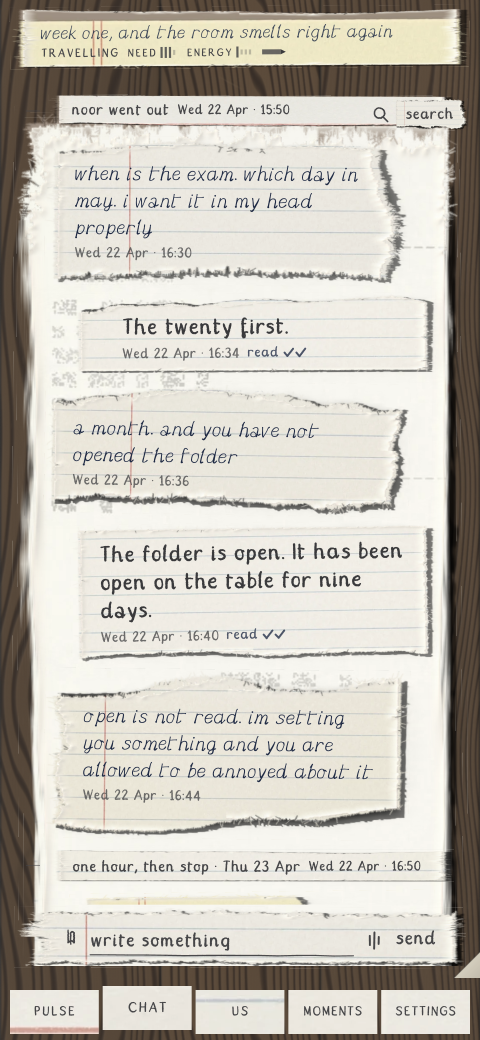
#> input picture evidence/02_chat.png, 1440 x 3120 px, found by its file name (shown at 1/3 size)
$ python hand.py evidence/02_chat.png --out evidence/logs/hand.json
#> lines starting #> are read from the running program, lines starting #| are printed output that depends on the picture; after the words box and inside, x2 and y2 are one past the last pixel; in counts of white or black regions, pixels touching at a corner belong together
#> in main, im is the input picture: PIL image 1440x3120 RGBA; mean R, G, B, A 199.1, 194.7, 185.4, 255
#!/usr/bin/env python3
"""Are the letters on the page actually different from each other?

    python3 tools/check/hand.py evidence/02_chat.png --out evidence/logs/hand.json

The handwriting fonts carry several variants of every glyph and a calt feature that cycles them,
and for two cycles that was true of the font file and false of the page: the variants differed by
less than a device pixel, so a critic laying one 'e' over the next found them identical (IoU
0.998). This reads the same 300 percent crop the critics are handed and does what they did — finds
every mark of ink, normalises each to the same box, and lays every pair of similar-sized marks over
each other. Two glyphs of the same letter from a hand that varies should not fit each other; two
from a font that does not will.

What is reported is the distribution of the best fit each mark has among the others, and how many
marks have a near-twin (IoU above 0.85). The pass condition is that no more than a small share of
marks have one: a real hand repeats itself a little, a font repeats itself exactly.
"""
import argparse
import json
import pathlib
import sys

import numpy as np
from PIL import Image

TWIN = 0.85
BOX = 24


def ink_mask(im):
    """Ink: dark pixels on paper. The desk is dark too, so first the paper is found — the bright
    pixels, grown a little so a letter's own pixels count as inside it — and only what is dark
    inside the paper is ink. On the 300 percent crop half the frame was desk, and every pixel of
    it was read as one enormous mark."""
    grey = np.asarray(im.convert("L")).astype(float)
    paper = grey > 170
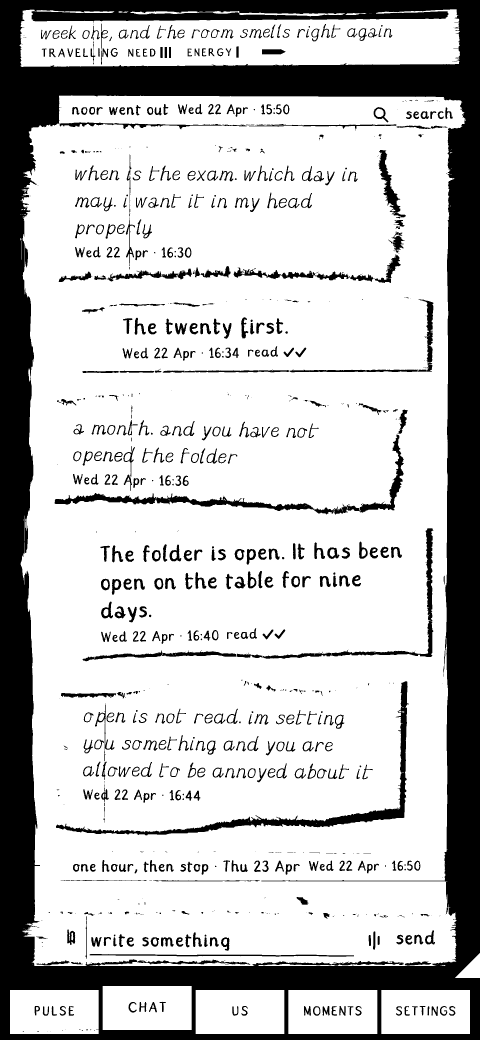
#> paper: shape (3120, 1440) bool (shown at 1/3 size); 75.1% white; 891 black regions (296 under 20 px), largest, box (x1, y1, x2, y2) and area: (0, 0, 1440, 3120) 877592, (168, 2044, 1227, 2506) 23981, (164, 1305, 1212, 1544) 18847
    # grow the paper region over the letters written on it: a letter is at most ~70 px tall at
    # 3x, so a box of that order closes the gaps
    from PIL import ImageFilter
    grown = Image.fromarray((paper * 255).astype(np.uint8)).filter(ImageFilter.MaxFilter(31))
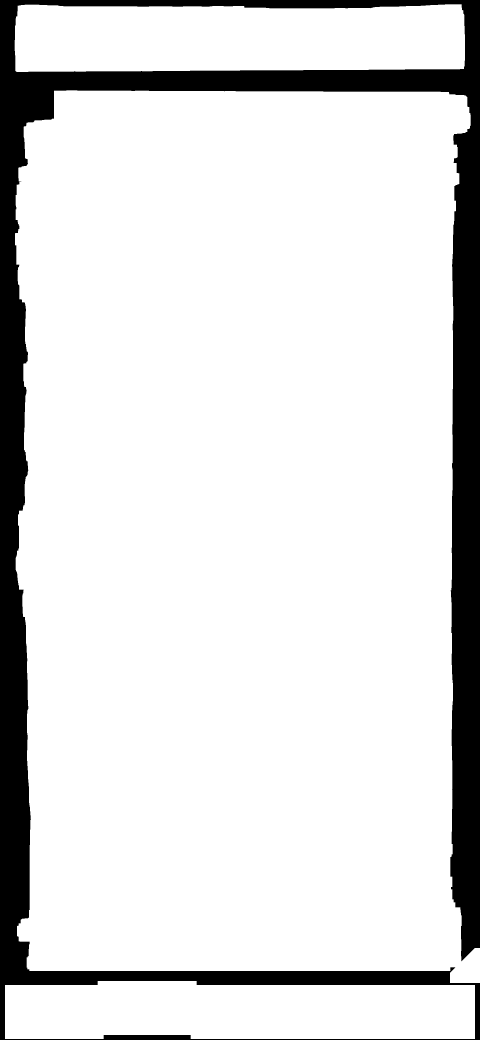
#> grown: PIL image 1440x3120 L (shown at 1/3 size); 86.6% white; 1 black region, box (x1, y1, x2, y2) and area: (0, 0, 1440, 3120) 603610
    grown = np.asarray(grown) > 127
    # and shrink back so the paper's own edge (the torn fibres against the desk) is not inside
    shrunk = Image.fromarray((grown * 255).astype(np.uint8)).filter(ImageFilter.MinFilter(15))
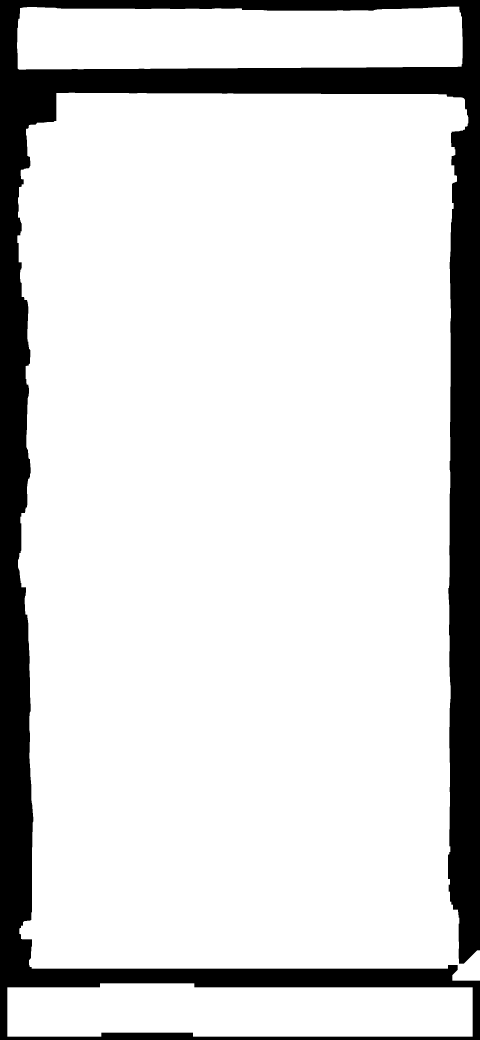
#> shrunk: PIL image 1440x3120 L (shown at 1/3 size); 84.2% white; 1 black region, box (x1, y1, x2, y2) and area: (0, 0, 1440, 3120) 708897
    inside = np.asarray(shrunk) > 127
    return inside & (grey < 120)
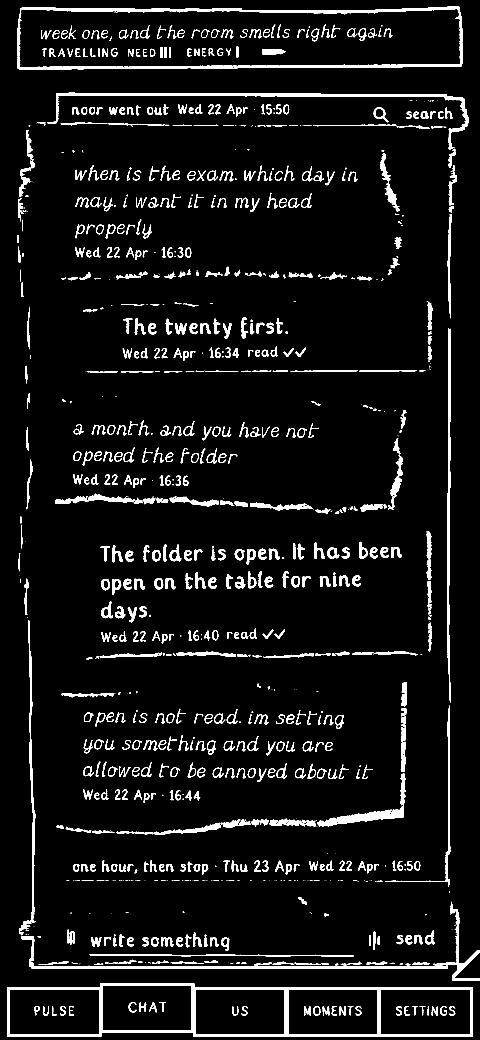
#> returned value: shape (3120, 1440) bool (shown at 1/3 size); 6.2% white; 964 white regions (266 under 20 px), largest, box (x1, y1, x2, y2) and area: (22, 2950, 1418, 3110) 30616, (87, 2802, 1440, 2942) 12918, (169, 278, 1405, 449) 11398


def components(mask, min_px=30, max_frac=0.2):
    """Connected marks of ink, four-connected, with their bounding boxes."""
#> called with min_px = 30, max_frac = 0.2
    h, w = mask.shape
#> h = 3120; w = 1440
    labels = np.zeros((h, w), dtype=np.int32)
    marks = []
    n = 0
    ys, xs = np.nonzero(mask)
    for y0, x0 in zip(ys, xs):
        if labels[y0, x0]:
            continue
        n += 1
        stack = [(y0, x0)]
        labels[y0, x0] = n
        pts = []
        while stack:
            y, x = stack.pop()
            pts.append((y, x))
            for dy, dx in ((1, 0), (-1, 0), (0, 1), (0, -1)):
                yy, xx = y + dy, x + dx
                if 0 <= yy < h and 0 <= xx < w and mask[yy, xx] and not labels[yy, xx]:
                    labels[yy, xx] = n
                    stack.append((yy, xx))
        if len(pts) < min_px:
            continue
        arr = np.array(pts)
        top, left = arr.min(axis=0)
        bottom, right = arr.max(axis=0)
        if (bottom - top) > h * max_frac or (right - left) > w * max_frac:
            continue      # a rule line or a tear edge, not a letter
        box = np.zeros((bottom - top + 1, right - left + 1), dtype=bool)
        box[arr[:, 0] - top, arr[:, 1] - left] = True
        for piece, offset in split_joined(box):
            if piece.sum() >= min_px:
                marks.append({"top": int(top), "left": int(left + offset), "h": int(piece.shape[0]),
                              "w": int(piece.shape[1]), "box": piece})
#> this loop made 277683 passes
#> (y0, x0) on passes 2 to 4: (20, 1343), (20, 1344), (20, 1345)
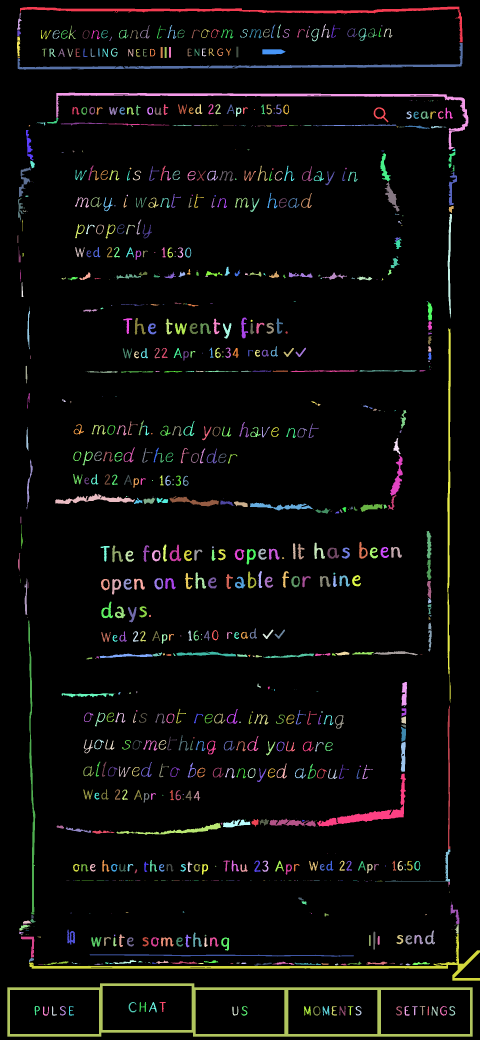
#> labels: shape (3120, 1440) int32 (shown at 1/3 size); 1003 distinct labels, from 0 to 1002; one colour per label, 0 black
#> after the loop, marks = 678 items; n = 1002
    return marks


def split_joined(box):
    """A word in a joined hand is one component. Letters join through thin strokes, so the
    component is cut wherever a column carries almost no ink, and each run between cuts is a mark.
    A thin-column cut does not separate letters that overlap in x — nothing short of a reading
    would — and what is left joined is compared as the shape it is."""
    cols = box.sum(axis=0)
    if box.shape[1] < 2 * box.shape[0] * 0.8:
        return [(box, 0)]      # about as wide as tall: one letter
    typical = np.median(cols[cols > 0]) if (cols > 0).any() else 0
    thin = cols <= max(1, typical * 0.22)
    pieces = []
    start = None
    for x in range(box.shape[1] + 1):
        inside = x < box.shape[1] and not thin[x]
        if inside and start is None:
            start = x
        elif not inside and start is not None:
            if x - start >= 3:
                sub = box[:, start:x]
                rows = np.nonzero(sub.any(axis=1))[0]
                sub = sub[rows.min():rows.max() + 1]
                pieces.append((sub, start))
            start = None
    return pieces or [(box, 0)]


def normalised(box):
    im = Image.fromarray((box * 255).astype(np.uint8)).resize((BOX, BOX), Image.BILINEAR)
    return np.asarray(im) > 127


def iou(a, b):
    inter = np.logical_and(a, b).sum()
    union = np.logical_or(a, b).sum()
    return float(inter / union) if union else 0.0


def main():
    ap = argparse.ArgumentParser()
    ap.add_argument("crop")
    ap.add_argument("--out", default="")
    ap.add_argument("--twin", type=float, default=TWIN)
    ap.add_argument("--max-twin-share", type=float, default=0.25,
                    help="the share of marks allowed a near-twin before the hand is a font")
    args = ap.parse_args()

    path = pathlib.Path(args.crop)
    if not path.exists():
        report = {"crop": str(path), "missing": "no crop to read", "ok": False}
    else:
        with Image.open(path) as im:
            mask = ink_mask(im)
        marks = components(mask)
#> marks = 678 items
        norms = [normalised(m["box"]) for m in marks]
#> in normalised, `return np.asarray(im) > 127`: returned value: shape (24, 24) bool; 36.3% white; 1 white region, box (x1, y1, x2, y2) and area: (0, 0, 24, 24) 209
#> in normalised (call 2), `return np.asarray(im) > 127`: returned value: shape (24, 24) bool; 20.1% white in thin lines or dots
#> in normalised (call 3), `return np.asarray(im) > 127`: returned value: shape (24, 24) bool; 28.5% white; 1 white region, box (x1, y1, x2, y2) and area: (0, 0, 24, 24) 164
#> in normalised (call 4), `return np.asarray(im) > 127`: returned value: shape (24, 24) bool; 24.3% white; 1 white region, box (x1, y1, x2, y2) and area: (0, 0, 24, 24) 140
#> in normalised (call 5), `return np.asarray(im) > 127`: returned value: shape (24, 24) bool; 15.1% white in thin lines or dots
#> in normalised (call 6), `return np.asarray(im) > 127`: returned value: shape (24, 24) bool; 20% white in thin lines or dots
#> in normalised (call 7), `return np.asarray(im) > 127`: returned value: shape (24, 24) bool; 21% white in thin lines or dots
#> in normalised (call 8), `return np.asarray(im) > 127`: returned value: shape (24, 24) bool; 20.7% white; 1 white region, box (x1, y1, x2, y2) and area: (0, 0, 23, 24) 119
#> in normalised (call 9), `return np.asarray(im) > 127`: returned value: shape (24, 24) bool; 12% white in thin lines or dots
#> in normalised (call 10), `return np.asarray(im) > 127`: returned value: shape (24, 24) bool; 24.3% white in thin lines or dots
#> in normalised (call 11), `return np.asarray(im) > 127`: returned value: shape (24, 24) bool; 28.6% white in thin lines or dots
#> in normalised (call 12), `return np.asarray(im) > 127`: returned value: shape (24, 24) bool; 25.2% white in thin lines or dots
#> in normalised (call 13), `return np.asarray(im) > 127`: returned value: shape (24, 24) bool; 34.9% white; 1 white region, box (x1, y1, x2, y2) and area: (0, 0, 24, 24) 201
#> in normalised (call 14), `return np.asarray(im) > 127`: returned value: shape (24, 24) bool; 25% white in thin lines or dots
#> in normalised (call 15), `return np.asarray(im) > 127`: returned value: shape (24, 24) bool; 22.9% white in thin lines or dots
#> in normalised (call 16), `return np.asarray(im) > 127`: returned value: shape (24, 24) bool; 26.9% white in thin lines or dots
#> in normalised (call 17), `return np.asarray(im) > 127`: returned value: shape (24, 24) bool; 28% white in thin lines or dots
#> in normalised (call 18), `return np.asarray(im) > 127`: returned value: shape (24, 24) bool; 23.4% white in thin lines or dots
#> in normalised (call 19), `return np.asarray(im) > 127`:
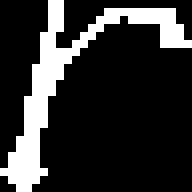
#> returned value: shape (24, 24) bool (shown 8 times larger); 18.9% white in thin lines or dots
#> in normalised (call 20), `im = Image.fromarray((box * 255).astype(np.uint8)).resize((BOX, BOX), ..`:
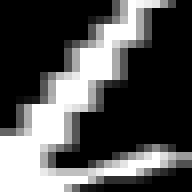
#> im: PIL image 24x24 L (shown 8 times larger); min 0, max 255, mean 83.4
#> norms = 678 items
        best = []
        pairs_over = 0
        for i, a in enumerate(norms):
            bi = 0.0
            for j, b in enumerate(norms):
                if i == j:
                    continue
                # only marks of about the same shape can be the same letter
                ra, rb = marks[i]["h"] / max(marks[i]["w"], 1), marks[j]["h"] / max(marks[j]["w"], 1)
                if abs(marks[i]["h"] - marks[j]["h"]) > 0.35 * max(marks[i]["h"], marks[j]["h"]):
                    continue
                if abs(ra - rb) > 0.5 * max(ra, rb):
                    continue
                v = iou(a, b)
                if v > bi:
                    bi = v
                if j > i and v >= args.twin:
                    pairs_over += 1
            best.append(round(bi, 3))
#> this loop made 678 passes
        twins = sum(1 for b in best if b >= args.twin)
        share = twins / len(best) if best else 0.0
        srt = sorted(best)
        report = {
            "crop": str(path),
            "marks": len(marks),
            "best_fit_iou": {
                "median": srt[len(srt) // 2] if srt else None,
                "p90": srt[int((len(srt) - 1) * 0.9)] if srt else None,
                "max": srt[-1] if srt else None,
            },
            "marks_with_a_twin": twins,
            "twin_share": round(share, 3),
            "pairs_over_twin": pairs_over,
            "twin_iou": args.twin,
            # The whole curve, not one point on it. Two documents in one review cycle gave this
            # measurement six times apart and neither said so: this file reported 0.061 at 0.85
            # and a critic reported 0.358 at 0.90, both correct, both about the same hero. A share
            # only means something beside the threshold it was taken at, and the shape of the curve
            # is what says whether the hand repeats — a font's would fall off a cliff at 1.0.
            "twin_share_at": {
                str(t): round(sum(1 for b in best if b >= t) / len(best), 3) if best else None
                for t in (0.80, 0.85, 0.90, 0.95, 0.99)
            },
            "note": "marks are connected components of ink, normalised to one box; a font repeats "
                    "itself exactly, a hand a little. twin_share is at twin_iou; twin_share_at is "
                    "the same count at five thresholds, because a share means nothing without one",
            "ok": len(marks) >= 12 and share <= args.max_twin_share,
        }
    text = json.dumps(report, indent=1)
    if args.out:
        pathlib.Path(args.out).parent.mkdir(parents=True, exist_ok=True)
        pathlib.Path(args.out).write_text(text)
    print(text if not args.out else
          f"{report.get('marks', 0)} marks, {report.get('marks_with_a_twin', 0)} with a near-twin "
          f"(share {report.get('twin_share')}), best-fit median {report.get('best_fit_iou', {}).get('median')}")
#| 678 marks, 282 with a near-twin (share 0.416), best-fit median 0.821
    return 0 if report["ok"] else 1


if __name__ == "__main__":
#> (the run stopped early here; a loop or call above may not have finished)
